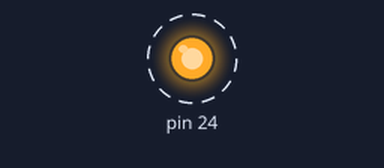
Recording of a program running on a simulated Raspberry Pi (header pin numbers). On the bench: output pins drawn as LEDs (lit = HIGH). Dashed ring = blinking. What the program prints to the terminal is not drawn. At 20.0 s the program stops and its outputs stay as they are.

Above: at 0.05 s.
Timing chart, 0 to 3.0 s (numbered marks = the images above):
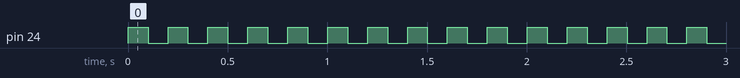

Measured:
- by itself, pin 24: alternates HIGH for 0.10 s and LOW for 0.10 s, 200 changes in all, then stays LOW

The program:

LED.py
```python
import RPi.GPIO as GPIO
import time

GPIO.setmode(GPIO.BOARD)
GPIO.setwarnings(False)
GPIO.setup(24,GPIO.OUT)

for x in range(100):
    print('LED ON')
    GPIO.output(24,1) # 18 PIN print 1 (3.3v)
    time.sleep(0.1)

    print('LED OFF')
    GPIO.output(24,0) # PIN 18 print 0
    time.sleep(0.1)

GPIO.cleanup()
print('End of LED demo')
```
